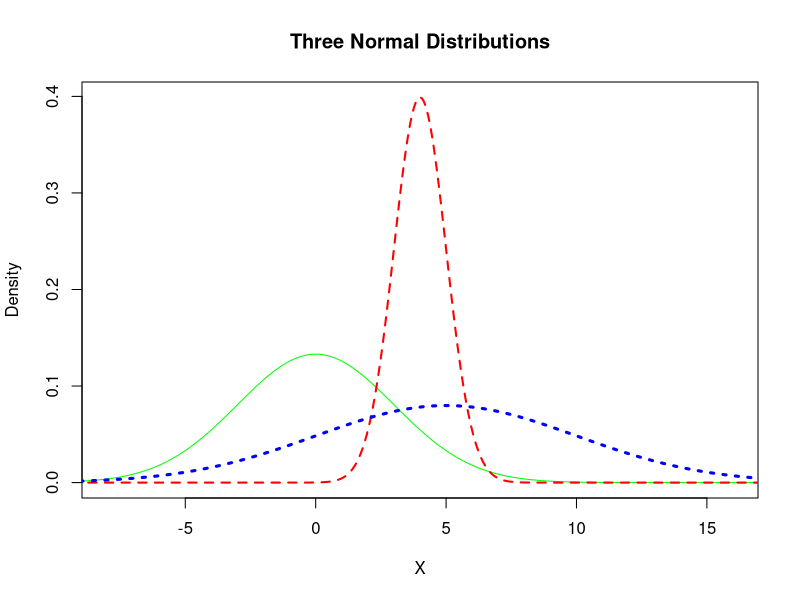

Source code (R):
# Luis Valdivia
################################################################################
# 1
# values for x
x.vals <- seq(from = -10, to = 20, length.out = 1000)

# vectors for each distribution
first.dist <- dnorm(x.vals, 0, 3)
second.dist <- dnorm(x.vals, 4, 1)
third.dist <- dnorm(x.vals, 5, 5)

# the y values will be between 0 and this number
y.max <- max(dnorm(0, 0, 3), dnorm(4, 4, 1), dnorm(5, 5, 5))

# then we plot the three density functions
plot(x.vals, first.dist, type = 'l', col = 'green', lwd = 1, lty = 1, 
     xlab = "X", ylab = "Density", main = "Three Normal Distributions", 
     ylim = c(0, y.max), xlim = c(-8,16))
lines(x.vals, second.dist, type = 'l', col = 'red', lwd = 2, lty = 2)
lines(x.vals, third.dist, type = 'l', col = 'blue', lwd = 3, lty = 3)


# 2
# scores are normally distributed with mean 68 and standard deviation 9
# P(X > 77)
pnorm(77, 68, 9, lower.tail = F)


# 3
# X is normally distributed with mean 80 and standard deviation 12
# a
# P(65 < X < 95) = P(X < 95) - P(X < 65)
pnorm(95, 80, 12) - pnorm(65, 80, 12)

# b
# P(X < 74)
pnorm(74, 80, 12)


# 4
# IQ is normally distributed with mean 100 and standard deviation 16
# a
# What percentage of the population have an IQ in the interval (84, 116)?
pnorm(116, 100, 16) - pnorm(84, 100, 16)
# 68.26895%

# b
# P(X > M) = 0.02, find M.
qnorm(0.02, 100, 16, lower.tail = F)
# so 132.86 is the minimum IQ to get into MENSA


# 5
# iterates over the numbers 4 through 15 and prints the cube of each number
# using print()
for(i in 4:15){
  print(i^3)
}


# 6
# miles.to.kilometers() converts miles to kilometers
miles.to.kilometers <- function(m){
  return(m* 1.60934)
}
  

